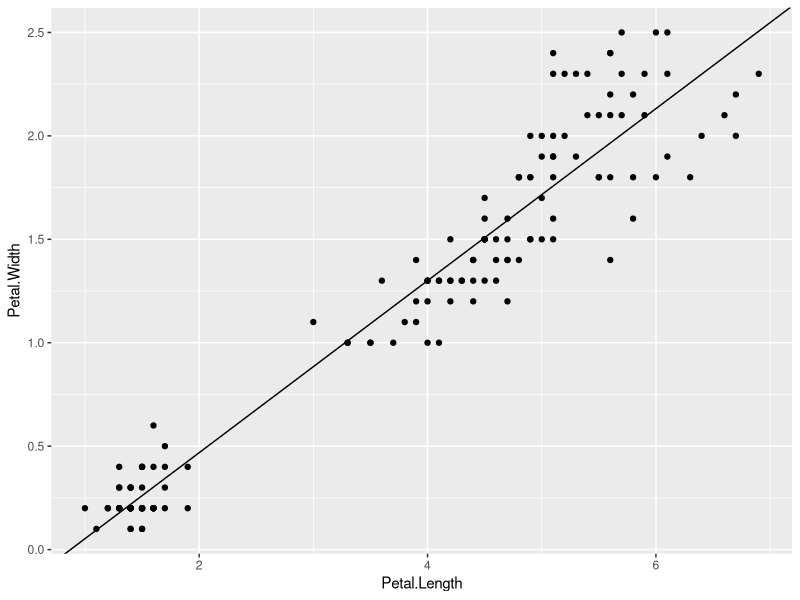

The R script that drew this image:
library(ggplot2)

# 折れ線グラフ + 回帰直線の作成
g <- ggplot(iris, aes(x = Petal.Length, y = Petal.Width)) +
  geom_point() +
  geom_abline(intercept =-0.3631, slope = 0.4158)

# グラフの描画
print(g)